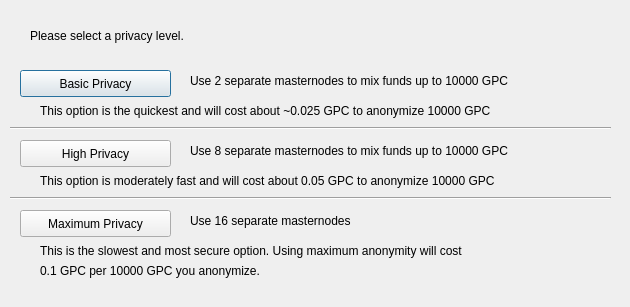
<?xml version="1.0" encoding="UTF-8"?>
<ui version="4.0">
 <class>ObfuscationConfig</class>
 <widget class="QDialog" name="ObfuscationConfig">
  <property name="geometry">
   <rect>
    <x>0</x>
    <y>0</y>
    <width>630</width>
    <height>307</height>
   </rect>
  </property>
  <property name="windowTitle">
   <string>Configure Obfuscation</string>
  </property>
  <widget class="QPushButton" name="buttonBasic">
   <property name="geometry">
    <rect>
     <x>20</x>
     <y>70</y>
     <width>151</width>
     <height>27</height>
    </rect>
   </property>
   <property name="text">
    <string>Basic Privacy</string>
   </property>
  </widget>
  <widget class="QPushButton" name="buttonHigh">
   <property name="geometry">
    <rect>
     <x>20</x>
     <y>140</y>
     <width>151</width>
     <height>27</height>
    </rect>
   </property>
   <property name="text">
    <string>High Privacy</string>
   </property>
  </widget>
  <widget class="QPushButton" name="buttonMax">
   <property name="geometry">
    <rect>
     <x>20</x>
     <y>210</y>
     <width>151</width>
     <height>27</height>
    </rect>
   </property>
   <property name="text">
    <string>Maximum Privacy</string>
   </property>
  </widget>
  <widget class="QLabel" name="label">
   <property name="geometry">
    <rect>
     <x>30</x>
     <y>20</y>
     <width>571</width>
     <height>31</height>
    </rect>
   </property>
   <property name="text">
    <string>Please select a privacy level.</string>
   </property>
  </widget>
  <widget class="QLabel" name="label_2">
   <property name="geometry">
    <rect>
     <x>190</x>
     <y>70</y>
     <width>421</width>
     <height>21</height>
    </rect>
   </property>
   <property name="text">
    <string>Use 2 separate masternodes to mix funds up to 10000 GPC</string>
   </property>
  </widget>
  <widget class="QLabel" name="label_3">
   <property name="geometry">
    <rect>
     <x>190</x>
     <y>140</y>
     <width>411</width>
     <height>21</height>
    </rect>
   </property>
   <property name="text">
    <string>Use 8 separate masternodes to mix funds up to 10000 GPC</string>
   </property>
  </widget>
  <widget class="QLabel" name="label_4">
   <property name="geometry">
    <rect>
     <x>190</x>
     <y>210</y>
     <width>421</width>
     <height>21</height>
    </rect>
   </property>
   <property name="text">
    <string>Use 16 separate masternodes</string>
   </property>
  </widget>
  <widget class="QLabel" name="label_6">
   <property name="geometry">
    <rect>
     <x>40</x>
     <y>100</y>
     <width>561</width>
     <height>21</height>
    </rect>
   </property>
   <property name="text">
    <string>This option is the quickest and will cost about ~0.025 GPC to anonymize 10000 GPC</string>
   </property>
  </widget>
  <widget class="QLabel" name="label_7">
   <property name="geometry">
    <rect>
     <x>40</x>
     <y>170</y>
     <width>561</width>
     <height>21</height>
    </rect>
   </property>
   <property name="text">
    <string>This option is moderately fast and will cost about 0.05 GPC to anonymize 10000 GPC</string>
   </property>
  </widget>
  <widget class="QLabel" name="label_8">
   <property name="geometry">
    <rect>
     <x>40</x>
     <y>240</y>
     <width>561</width>
     <height>21</height>
    </rect>
   </property>
   <property name="text">
    <string>This is the slowest and most secure option. Using maximum anonymity will cost</string>
   </property>
  </widget>
  <widget class="QLabel" name="label_9">
   <property name="geometry">
    <rect>
     <x>40</x>
     <y>260</y>
     <width>561</width>
     <height>21</height>
    </rect>
   </property>
   <property name="text">
    <string>0.1 GPC per 10000 GPC you anonymize.</string>
   </property>
  </widget>
  <widget class="Line" name="line">
   <property name="geometry">
    <rect>
     <x>10</x>
     <y>120</y>
     <width>601</width>
     <height>16</height>
    </rect>
   </property>
   <property name="orientation">
    <enum>Qt::Horizontal</enum>
   </property>
  </widget>
  <widget class="Line" name="line_2">
   <property name="geometry">
    <rect>
     <x>10</x>
     <y>190</y>
     <width>601</width>
     <height>16</height>
    </rect>
   </property>
   <property name="orientation">
    <enum>Qt::Horizontal</enum>
   </property>
  </widget>
 </widget>
 <resources/>
 <connections/>
</ui>
